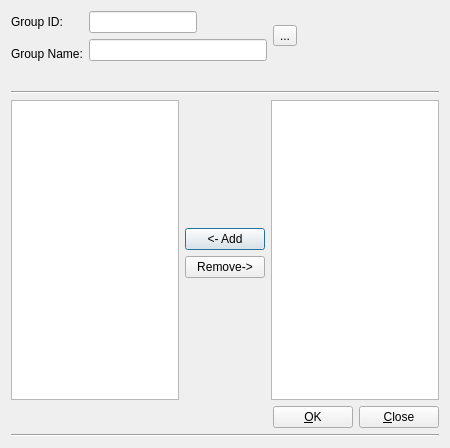
<ui version="4.0" >
 <class>GroupProperties</class>
 <widget class="QDialog" name="GroupProperties" >
  <property name="geometry" >
   <rect>
    <x>0</x>
    <y>0</y>
    <width>450</width>
    <height>448</height>
   </rect>
  </property>
  <property name="mouseTracking" >
   <bool>false</bool>
  </property>
  <property name="focusPolicy" >
   <enum>Qt::StrongFocus</enum>
  </property>
  <property name="acceptDrops" >
   <bool>false</bool>
  </property>
  <property name="windowTitle" >
   <string>Group Properties</string>
  </property>
  <property name="windowIcon" >
   <iconset resource="../resources/images.qrc" >
    <normaloff>:/new/prefix1/images/editGroup.png</normaloff>:/new/prefix1/images/editGroup.png</iconset>
  </property>
  <property name="sizeGripEnabled" >
   <bool>false</bool>
  </property>
  <layout class="QGridLayout" name="gridLayout_3" >
   <item row="0" column="0" >
    <widget class="QLabel" name="label" >
     <property name="text" >
      <string>Group ID:</string>
     </property>
    </widget>
   </item>
   <item row="0" column="1" >
    <widget class="QLineEdit" name="GIDEdit" >
     <property name="sizePolicy" >
      <sizepolicy vsizetype="Fixed" hsizetype="Fixed" >
       <horstretch>0</horstretch>
       <verstretch>0</verstretch>
      </sizepolicy>
     </property>
    </widget>
   </item>
   <item rowspan="3" row="0" column="2" >
    <widget class="QToolButton" name="newGroupBtn" >
     <property name="cursor" >
      <cursorShape>OpenHandCursor</cursorShape>
     </property>
     <property name="autoFillBackground" >
      <bool>false</bool>
     </property>
     <property name="text" >
      <string>...</string>
     </property>
     <property name="icon" >
      <iconset resource="../resources/images.qrc" >
       <normaloff>:/new/prefix1/images/addgr.jpeg</normaloff>:/new/prefix1/images/addgr.jpeg</iconset>
     </property>
     <property name="iconSize" >
      <size>
       <width>50</width>
       <height>40</height>
      </size>
     </property>
    </widget>
   </item>
   <item rowspan="2" row="0" column="3" colspan="2" >
    <spacer name="horizontalSpacer_2" >
     <property name="orientation" >
      <enum>Qt::Horizontal</enum>
     </property>
     <property name="sizeHint" stdset="0" >
      <size>
       <width>98</width>
       <height>20</height>
      </size>
     </property>
    </spacer>
   </item>
   <item rowspan="2" row="1" column="1" >
    <widget class="QLineEdit" name="groupNameEdit" >
     <property name="focusPolicy" >
      <enum>Qt::ClickFocus</enum>
     </property>
     <property name="styleSheet" >
      <string notr="true" />
     </property>
    </widget>
   </item>
   <item row="2" column="0" >
    <widget class="QLabel" name="label_2" >
     <property name="text" >
      <string>Group Name:</string>
     </property>
    </widget>
   </item>
   <item row="3" column="0" >
    <spacer name="verticalSpacer_3" >
     <property name="orientation" >
      <enum>Qt::Vertical</enum>
     </property>
     <property name="sizeType" >
      <enum>QSizePolicy::Preferred</enum>
     </property>
     <property name="sizeHint" stdset="0" >
      <size>
       <width>20</width>
       <height>18</height>
      </size>
     </property>
    </spacer>
   </item>
   <item row="3" column="1" >
    <widget class="QLabel" name="existsLabel" >
     <property name="sizePolicy" >
      <sizepolicy vsizetype="Fixed" hsizetype="Fixed" >
       <horstretch>0</horstretch>
       <verstretch>0</verstretch>
      </sizepolicy>
     </property>
     <property name="text" >
      <string/>
     </property>
    </widget>
   </item>
   <item row="4" column="0" colspan="5" >
    <widget class="Line" name="line" >
     <property name="orientation" >
      <enum>Qt::Horizontal</enum>
     </property>
    </widget>
   </item>
   <item row="5" column="0" colspan="5" >
    <layout class="QGridLayout" name="gridLayout" >
     <item rowspan="3" row="0" column="0" >
      <widget class="QTreeView" name="membersList" >
       <property name="enabled" >
        <bool>true</bool>
       </property>
       <property name="sizePolicy" >
        <sizepolicy vsizetype="Expanding" hsizetype="Expanding" >
         <horstretch>0</horstretch>
         <verstretch>0</verstretch>
        </sizepolicy>
       </property>
       <property name="cursor" stdset="0" >
        <cursorShape>PointingHandCursor</cursorShape>
       </property>
       <property name="acceptDrops" >
        <bool>true</bool>
       </property>
       <property name="autoFillBackground" >
        <bool>true</bool>
       </property>
       <property name="styleSheet" >
        <string notr="true" >selection-background-color: red</string>
       </property>
       <property name="editTriggers" >
        <set>QAbstractItemView::NoEditTriggers</set>
       </property>
       <property name="showDropIndicator" stdset="0" >
        <bool>false</bool>
       </property>
       <property name="alternatingRowColors" >
        <bool>true</bool>
       </property>
       <property name="selectionMode" >
        <enum>QAbstractItemView::ExtendedSelection</enum>
       </property>
       <property name="rootIsDecorated" >
        <bool>false</bool>
       </property>
       <property name="sortingEnabled" >
        <bool>true</bool>
       </property>
       <property name="animated" >
        <bool>true</bool>
       </property>
       <property name="allColumnsShowFocus" >
        <bool>true</bool>
       </property>
       <property name="wordWrap" >
        <bool>true</bool>
       </property>
      </widget>
     </item>
     <item row="0" column="1" >
      <spacer name="verticalSpacer" >
       <property name="orientation" >
        <enum>Qt::Vertical</enum>
       </property>
       <property name="sizeHint" stdset="0" >
        <size>
         <width>20</width>
         <height>78</height>
        </size>
       </property>
      </spacer>
     </item>
     <item rowspan="3" row="0" column="2" >
      <widget class="QTreeView" name="notMembersList" >
       <property name="sizePolicy" >
        <sizepolicy vsizetype="Expanding" hsizetype="Expanding" >
         <horstretch>0</horstretch>
         <verstretch>0</verstretch>
        </sizepolicy>
       </property>
       <property name="cursor" stdset="0" >
        <cursorShape>PointingHandCursor</cursorShape>
       </property>
       <property name="acceptDrops" >
        <bool>true</bool>
       </property>
       <property name="autoFillBackground" >
        <bool>true</bool>
       </property>
       <property name="styleSheet" >
        <string notr="true" >selection-background-color: red</string>
       </property>
       <property name="frameShape" >
        <enum>QFrame::StyledPanel</enum>
       </property>
       <property name="frameShadow" >
        <enum>QFrame::Sunken</enum>
       </property>
       <property name="editTriggers" >
        <set>QAbstractItemView::NoEditTriggers</set>
       </property>
       <property name="alternatingRowColors" >
        <bool>true</bool>
       </property>
       <property name="selectionMode" >
        <enum>QAbstractItemView::ExtendedSelection</enum>
       </property>
       <property name="rootIsDecorated" >
        <bool>false</bool>
       </property>
       <property name="sortingEnabled" >
        <bool>true</bool>
       </property>
       <property name="animated" >
        <bool>true</bool>
       </property>
       <property name="allColumnsShowFocus" >
        <bool>true</bool>
       </property>
       <property name="wordWrap" >
        <bool>true</bool>
       </property>
      </widget>
     </item>
     <item row="1" column="1" >
      <layout class="QGridLayout" >
       <item row="0" column="0" >
        <widget class="QPushButton" name="addBtn" >
         <property name="text" >
          <string>&lt;- Add</string>
         </property>
        </widget>
       </item>
       <item row="1" column="0" >
        <widget class="QPushButton" name="removeBtn" >
         <property name="text" >
          <string>Remove-></string>
         </property>
        </widget>
       </item>
      </layout>
     </item>
     <item row="2" column="1" >
      <spacer name="verticalSpacer_2" >
       <property name="orientation" >
        <enum>Qt::Vertical</enum>
       </property>
       <property name="sizeHint" stdset="0" >
        <size>
         <width>20</width>
         <height>98</height>
        </size>
       </property>
      </spacer>
     </item>
    </layout>
   </item>
   <item row="6" column="0" colspan="2" >
    <spacer name="horizontalSpacer" >
     <property name="orientation" >
      <enum>Qt::Horizontal</enum>
     </property>
     <property name="sizeHint" stdset="0" >
      <size>
       <width>270</width>
       <height>20</height>
      </size>
     </property>
    </spacer>
   </item>
   <item row="6" column="2" colspan="2" >
    <widget class="QPushButton" name="okBtn" >
     <property name="text" >
      <string>&amp;OK</string>
     </property>
     <property name="icon" >
      <iconset resource="../resources/images.qrc" >
       <normaloff>:/new/prefix1/images/ok.png</normaloff>:/new/prefix1/images/ok.png</iconset>
     </property>
    </widget>
   </item>
   <item row="6" column="4" >
    <widget class="QPushButton" name="closeBtn" >
     <property name="text" >
      <string>&amp;Close</string>
     </property>
     <property name="icon" >
      <iconset resource="../resources/images.qrc" >
       <normaloff>:/new/prefix1/images/cancel.png</normaloff>:/new/prefix1/images/cancel.png</iconset>
     </property>
    </widget>
   </item>
   <item row="7" column="0" colspan="5" >
    <widget class="Line" name="line_2" >
     <property name="orientation" >
      <enum>Qt::Horizontal</enum>
     </property>
    </widget>
   </item>
  </layout>
  <widget class="QLabel" name="GIDLabel" >
   <property name="geometry" >
    <rect>
     <x>110</x>
     <y>16</y>
     <width>63</width>
     <height>17</height>
    </rect>
   </property>
   <property name="text" >
    <string/>
   </property>
  </widget>
 </widget>
 <resources>
  <include location="../resources/images.qrc" />
 </resources>
 <connections>
  <connection>
   <sender>closeBtn</sender>
   <signal>clicked()</signal>
   <receiver>GroupProperties</receiver>
   <slot>close()</slot>
   <hints>
    <hint type="sourcelabel" >
     <x>385</x>
     <y>421</y>
    </hint>
    <hint type="destinationlabel" >
     <x>188</x>
     <y>422</y>
    </hint>
   </hints>
  </connection>
 </connections>
</ui>
